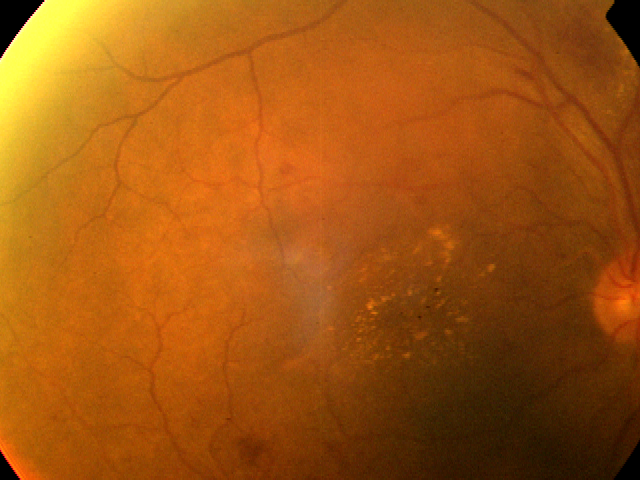
%> input picture data/aptos2019/test_images/0005cfc8afb6.png, 640 x 480 px
$ octave --eval "result = detect_neovascularization('../../data/aptos2019/test_images/0005cfc8afb6.png');"   (GNU Octave 9; MATLAB toolbox functions it lacks are replaced by stand-ins)
%> lines starting %> are read from the running program, lines starting %| are printed output that depends on the picture; in (x1, y1, x2, y2) boxes, pixels count from 0 and x2, y2 are one past the last pixel; in counts of white or black regions, pixels touching at a corner belong together; the program's own positions count from 1
### src/structures/detect_optic_disc.m
function [center, radius, odMask, confidence] = detect_optic_disc(rawRGB)
% DETECT_OPTIC_DISC Localizes the optic disc in a color fundus photograph.
%
% Combines high-luminance clustering, vessel convergence, and Circular
% Hough Transform (imfindcircles) to locate the optic disc center and boundary.
%
% Syntax:
%   [center, radius, odMask, confidence] = detect_optic_disc(rawRGB)
%
% Outputs:
%   center:     [X, Y] pixel coordinates of optic disc center
%   radius:     Estimated optic disc radius in pixels
%   odMask:     Binary mask of optic disc region
%   confidence: Confidence score [0, 1]

if ischar(rawRGB) || isstring(rawRGB)
    rawRGB = imread(rawRGB);
end

[imgH, imgW, ~] = size(rawRGB);
redChannel   = double(rawRGB(:, :, 1));
greenChannel = double(rawRGB(:, :, 2));

% 1. Retinal tissue mask to exclude dark periphery
gray = rgb2gray(rawRGB);
retinaMask = imbinarize(gray, 'adaptive', 'Sensitivity', 0.1) | (gray > 15);
retinaMask = imopen(retinaMask, strel('disk', 5));
retinaMask = imfill(retinaMask, 'holes');

% 2. Expected radius range based on resolution (approx 4% to 9% of image height)
expectedRMin = max(round(min(imgH, imgW) * 0.035), 10);
expectedRMax = max(round(min(imgH, imgW) * 0.090), 25);

% Downsample for fast robust circle search if large image (> 1000px)
scaleFactor = 1.0;
if max(imgH, imgW) > 1024
    scaleFactor = 1024 / max(imgH, imgW);
    imgSmall = imresize(rawRGB, scaleFactor);
    rMinSmall = max(round(expectedRMin * scaleFactor), 5);
    rMaxSmall = max(round(expectedRMax * scaleFactor), 15);
else
    imgSmall = rawRGB;
    rMinSmall = expectedRMin;
    rMaxSmall = expectedRMax;
end

graySmall = rgb2gray(imgSmall);
redSmall  = imgSmall(:, :, 1);

% Search with imfindcircles
[centersSmall, radiiSmall, metric] = imfindcircles(redSmall, [rMinSmall, rMaxSmall], ...
    'ObjectPolarity', 'bright', ...
    'Sensitivity', 0.92, ...
    'Method', 'TwoStage');

if ~isempty(centersSmall)
    % Select highest metric circle
    bestCenterSmall = centersSmall(1, :);
    bestRadiusSmall = radiiSmall(1);
    confidence      = min(metric(1) * 1.5, 1.0);

    % Scale back to original resolution
    center = bestCenterSmall / scaleFactor;
    radius = bestRadiusSmall / scaleFactor;
else
    % Fallback: Morphological bright region centroid inside retinal mask
    % Optic disc has high red and green values
    combined = (redChannel * 0.6 + greenChannel * 0.4) .* double(retinaMask);
    smoothMap = imgaussfilt(combined, expectedRMin / 2);

    % Find peak intensity location
    [~, maxIdx] = max(smoothMap(:));
    [maxY, maxX] = ind2sub(size(smoothMap), maxIdx);

    center = [maxX, maxY];
    radius = (expectedRMin + expectedRMax) / 2;
    confidence = 0.50;
end

% 3. Create circular binary mask
[Xgrid, Ygrid] = meshgrid(1:imgW, 1:imgH);
distMap = sqrt((Xgrid - center(1)).^2 + (Ygrid - center(2)).^2);
odMask = distMap <= radius;

end

### src/lesions/detect_neovascularization.m
function [nvReport, nvMask] = detect_neovascularization(rawRGB, vesselMask, odCenter, odRadius, retinaMask)
% DETECT_NEOVASCULARIZATION Detects candidate neovascularization networks with explicit uncertainty.
%
% Neovascularization represents fragile, abnormal, highly tortuous new vessel fronds:
% - Neovascularization of the Disc (NVD): within 1 optic disc diameter of the disc boundary.
% - Neovascularization Elsewhere (NVE): outside 1 disc diameter.
%
% Syntax:
%   [nvReport, nvMask] = detect_neovascularization(rawRGB)
%   [nvReport, nvMask] = detect_neovascularization(rawRGB, vesselMask, odCenter, odRadius, retinaMask)
%
% Outputs:
%   nvReport: Struct containing:
%       - hasNVCandidate:  logical flag (true if abnormal vessel frond detected)
%       - nvdCandidate:    logical flag (NVD detected near disc)
%       - nveCandidate:    logical flag (NVE detected in periphery)
%       - uncertaintyLevel: 'Low', 'Moderate', or 'High'
%       - confidenceScore: [0, 1] numerical confidence
%       - explanation:     Detailed text explanation of anatomical/morphological indicators
%       - candidateFindings: Table of detected candidate vessel clusters
%   nvMask:   Binary mask of candidate neovascularization clusters
%
% Note: Labeled strictly as "Candidate Findings", NOT a clinical diagnosis.

if ischar(rawRGB) || isstring(rawRGB)
    rawRGB = imread(rawRGB);
%> rawRGB is the input picture: size 480x640x3 uint8; mean R, G, B 161.1, 85.1, 16.1
end

[imgH, imgW, ~] = size(rawRGB);
%> imgH = 480; imgW = 640

% Retinal field of view mask
if nargin < 5 || isempty(retinaMask)
    gray = rgb2gray(rawRGB);
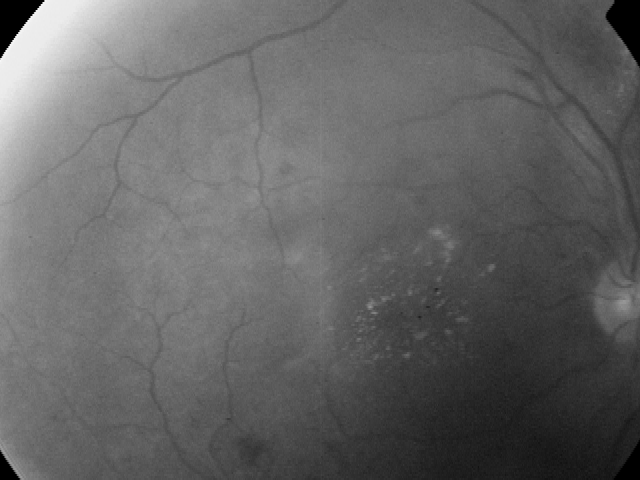
%> gray: size 480x640 uint8; min 0, max 249, mean 100
    retinaMask = gray > 15;
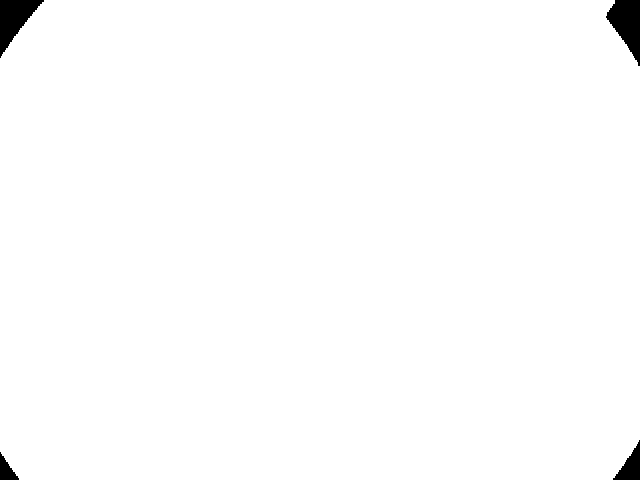
%> retinaMask: size 480x640 logical; 98.9% white; 4 black regions, box (x1, y1, x2, y2) and area: (606, 0, 640, 66) 1308, (0, 0, 44, 58) 1226, (613, 440, 640, 480) 530, (0, 452, 19, 480) 276
    retinaMask = imopen(retinaMask, strel('disk', 5));
%> retinaMask: size 480x640 logical; 98.9% white; 4 black regions, box (x1, y1, x2, y2) and area: (606, 0, 640, 66) 1320, (0, 0, 44, 58) 1241, (613, 440, 640, 480) 537, (0, 452, 19, 480) 281
    retinaMask = imfill(retinaMask, 'holes');
end

% Optic disc localization
if nargin < 4 || isempty(odCenter) || isempty(odRadius)
    [odCenter, odRadius] = detect_optic_disc(rawRGB);
%> in detect_optic_disc, `redChannel   = double(rawRGB(:, :, 1));`:
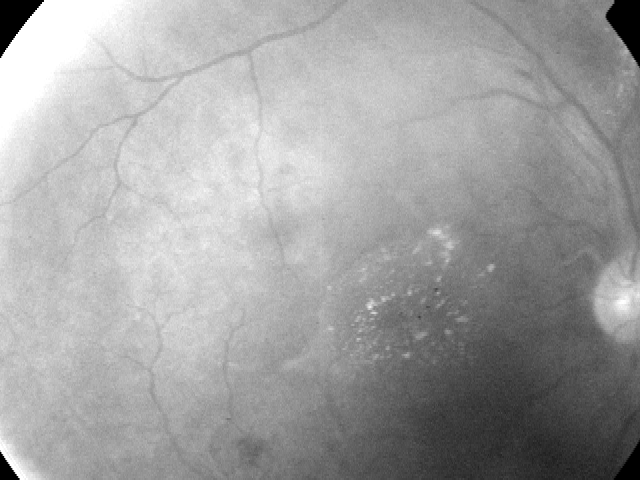
%> redChannel: size 480x640 double; min 0, max 255, mean 161.1
%> in detect_optic_disc, `greenChannel = double(rawRGB(:, :, 2));`:
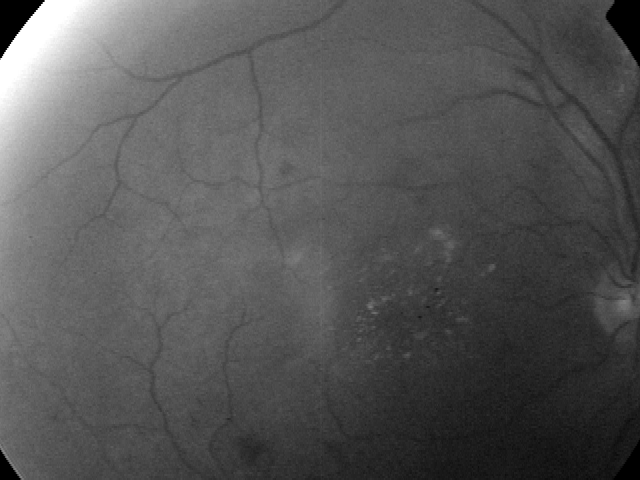
%> greenChannel: size 480x640 double; min 0, max 255, mean 85.1
%> the run ends on the next line
end

% Vessel mask
if nargin < 2 || isempty(vesselMask)
    vesselMask = segment_vessels(rawRGB, retinaMask);
end

% Skeletonize vessels to analyze branching and tortuosity
vesselSkel = bwskel(vesselMask);

% Branch points in vessel skeleton
branchPoints = bwmorph(vesselSkel, 'branchpoints');

% 1. Optical Disc Proximity Mask (for NVD vs NVE)
% 1 Disc Diameter (ODD) = 2 * odRadius
odd = 2 * odRadius;
[Xgrid, Ygrid] = meshgrid(1:imgW, 1:imgH);
distFromODCenter = hypot(Xgrid - odCenter(1), Ygrid - odCenter(2));
odMarginDist = distFromODCenter - odRadius;

% NVD zone: within 1 ODD from optic disc boundary
nvdZone = (odMarginDist <= odd) & (odMarginDist >= 0);

% 2. Local Branching Density Map
% Convolve branch points with Gaussian filter
densityKernel = fspecial('gaussian', round(odd), round(odd / 4));
branchDensity = imfilter(double(branchPoints), densityKernel, 'replicate');
branchDensity(~retinaMask) = 0;

% 3. Fine Looping Vessel Cluster Detection
% Thin vessel fragments outside the main vascular trunk with high curvature
endpoints = bwmorph(vesselSkel, 'endpoints');
vesselSegments = vesselSkel & ~branchPoints;

% Connected components of vessel segments
segCC = bwconncomp(vesselSegments);
segProps = regionprops(segCC, 'Area', 'Eccentricity', 'MajorAxisLength', 'PixelIdxList', 'Centroid');

candidatePixels = false(imgH, imgW);
clusterX = [];
clusterY = [];
clusterType = {};
clusterTort = [];
clusterScore = [];

for i = 1:segCC.NumObjects
    a = segProps(i).Area;
    ecc = segProps(i).Eccentricity;
    majorLen = segProps(i).MajorAxisLength;

    % Neovascular fronds typically consist of clustered short segments (< 0.5 ODD)
    % with high tortuosity (lower majorAxis/area ratio compared to straight trunks)
    if a >= 10 && a <= (0.8 * odd) && majorLen > 0
        tortRatio = a / majorLen; % Higher ratio indicates coiled/tortuous morphology
        if tortRatio > 1.35 && ecc < 0.96
            c = segProps(i).Centroid;
            distToOD = hypot(c(1) - odCenter(1), c(2) - odCenter(2)) - odRadius;

            % Check local branch density around segment
            localDensity = branchDensity(round(c(2)), round(c(1)));

            if localDensity > 0.005 || tortRatio > 1.8
                candidatePixels(segProps(i).PixelIdxList) = true;
                clusterX = [clusterX; c(1)]; %#ok<AGROW>
                clusterY = [clusterY; c(2)]; %#ok<AGROW>
                clusterTort = [clusterTort; tortRatio]; %#ok<AGROW>

                if distToOD <= odd
                    clusterType = [clusterType; {'NVD Candidate'}]; %#ok<AGROW>
                else
                    clusterType = [clusterType; {'NVE Candidate'}]; %#ok<AGROW>
                end

                score = min(0.40 + 0.30 * tortRatio + 20 * localDensity, 0.95);
                clusterScore = [clusterScore; score]; %#ok<AGROW>
            end
        end
    end
end

% Aggregate clusters into final mask
nvMask = imdilate(candidatePixels, strel('disk', 2)) & retinaMask;

hasNVCandidate = ~isempty(clusterX);
nvdCandidate = any(strcmp(clusterType, 'NVD Candidate'));
nveCandidate = any(strcmp(clusterType, 'NVE Candidate'));

% Determine uncertainty level based on evidence strength
if ~hasNVCandidate
    uncertaintyLevel = 'Low';
    confidenceScore = 0.90; % Confident in absence
    explanation = 'No suspicious abnormal tortuous vessel fronds or branching clusters detected.';
    findingsTable = cell2table(cell(0, 5), ...
        'VariableNames', {'X', 'Y', 'Type', 'TortuosityIndex', 'Confidence'});
else
    findingsTable = table(clusterX, clusterY, clusterType, clusterTort, clusterScore, ...
        'VariableNames', {'X', 'Y', 'Type', 'TortuosityIndex', 'Confidence'});

    maxConf = max(clusterScore);
    numClusters = numel(clusterX);

    if numClusters >= 3 && maxConf >= 0.75
        uncertaintyLevel = 'Moderate';
        confidenceScore = maxConf;
        explanation = sprintf('Multiple (%d) candidate neovascular loops identified with high tortuosity. Clinician confirmation required to differentiate from collaterals.', numClusters);
    else
        % Few or subtle fronds have intrinsically high clinical uncertainty on fundus photography
        uncertaintyLevel = 'High';
        confidenceScore = maxConf;
        explanation = sprintf('Subtle candidate vessel irregularity detected (%d cluster). High clinical uncertainty; requires clinical evaluation (OCT-A / Fluorescein Angiography recommended).', numClusters);
    end
end

nvReport = struct();
nvReport.hasNVCandidate = hasNVCandidate;
nvReport.nvdCandidate = nvdCandidate;
nvReport.nveCandidate = nveCandidate;
nvReport.uncertaintyLevel = uncertaintyLevel;
nvReport.confidenceScore = confidenceScore;
nvReport.explanation = explanation;
nvReport.candidateFindings = findingsTable;

end

$ run again, on data/aptos2019/test_images/003f0afdcd15.png
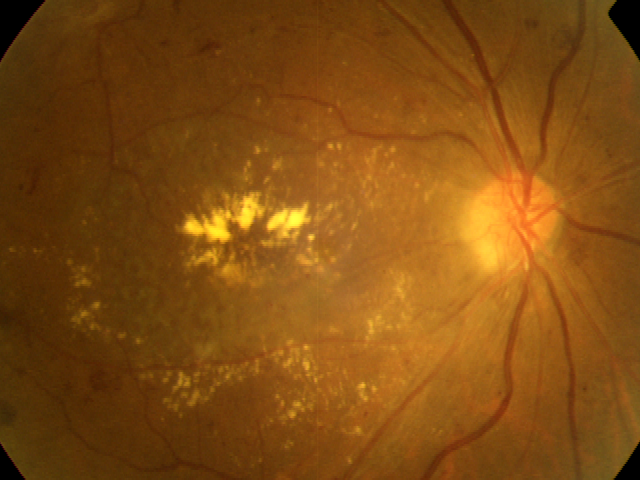
%> input picture data/aptos2019/test_images/003f0afdcd15.png, 640 x 480 px
%> in detect_neovascularization, rawRGB is the input picture: size 480x640x3 uint8; mean R, G, B 129.2, 76.7, 17.9
%> in detect_neovascularization, `gray = rgb2gray(rawRGB);`:
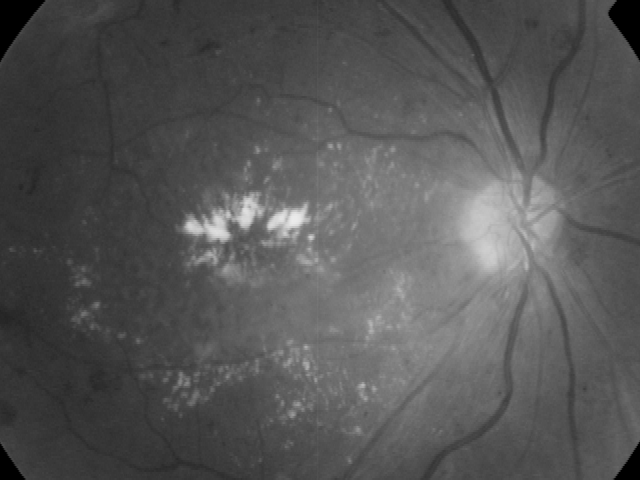
%> gray: size 480x640 uint8; min 0, max 235, mean 85.7
%> in detect_optic_disc, `redChannel   = double(rawRGB(:, :, 1));`:
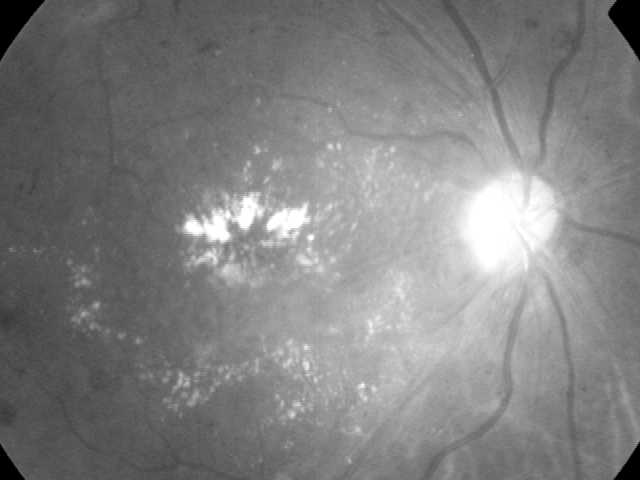
%> redChannel: size 480x640 double; min 0, max 255, mean 129.2

$ run again, on data/aptos2019/test_images/006efc72b638.png
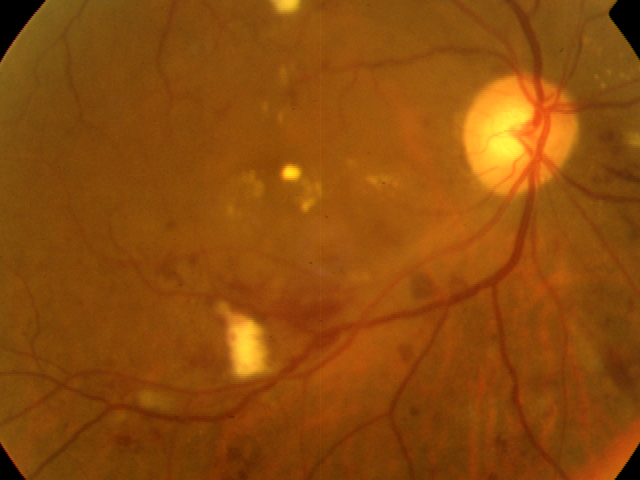
%> input picture data/aptos2019/test_images/006efc72b638.png, 640 x 480 px
%> in detect_neovascularization, rawRGB is the input picture: size 480x640x3 uint8; mean R, G, B 141.5, 75.3, 11.4
%> in detect_optic_disc, `redChannel   = double(rawRGB(:, :, 1));`:
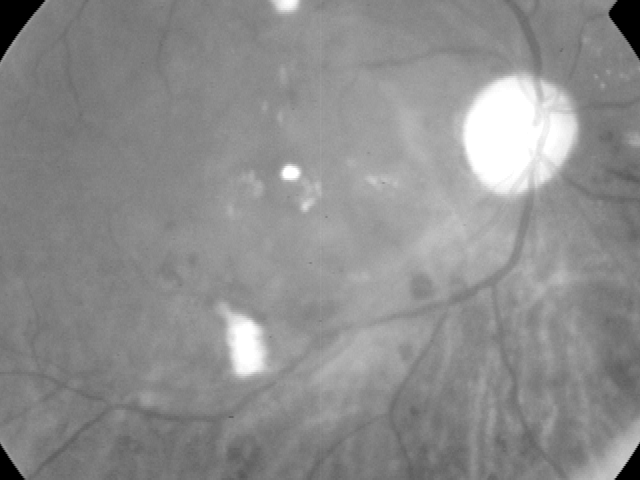
%> redChannel: size 480x640 double; min 0, max 255, mean 141.5
%> in detect_optic_disc, `greenChannel = double(rawRGB(:, :, 2));`:
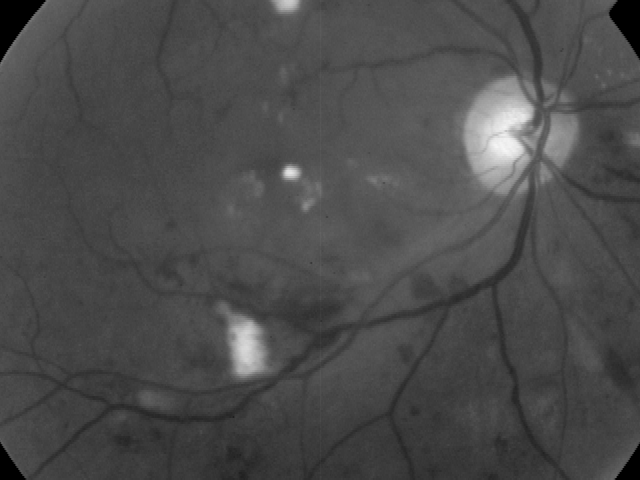
%> greenChannel: size 480x640 double; min 0, max 245, mean 75.3

$ run again, on data/aptos2019/test_images/00836aaacf06.png
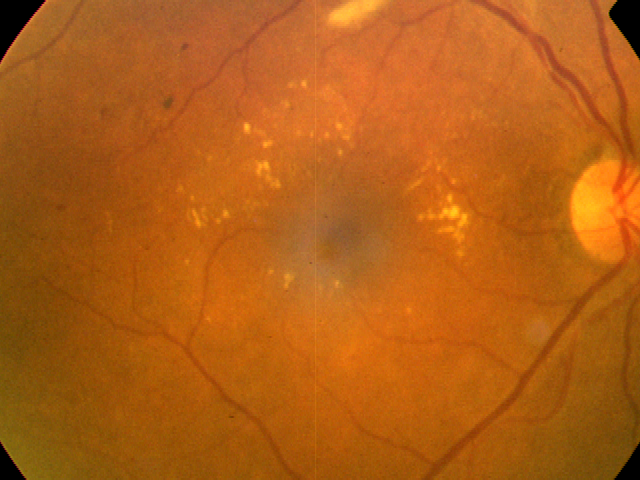
%> input picture data/aptos2019/test_images/00836aaacf06.png, 640 x 480 px
%> in detect_neovascularization, rawRGB is the input picture: size 480x640x3 uint8; mean R, G, B 177.6, 94.3, 21.8
%> in detect_optic_disc, `redChannel   = double(rawRGB(:, :, 1));`:
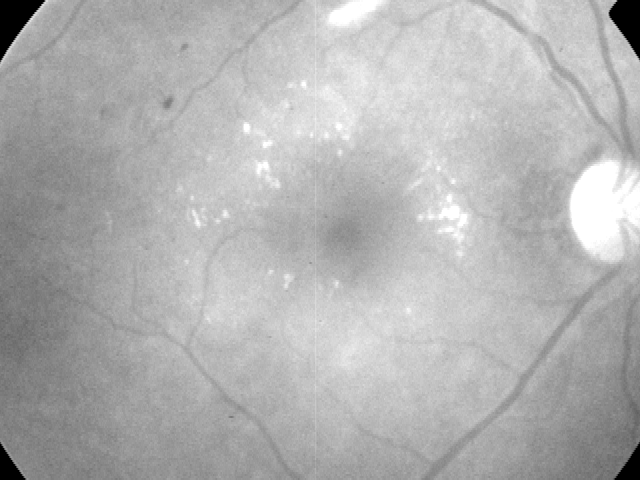
%> redChannel: size 480x640 double; min 0, max 255, mean 177.6
%> in detect_optic_disc, `greenChannel = double(rawRGB(:, :, 2));`:
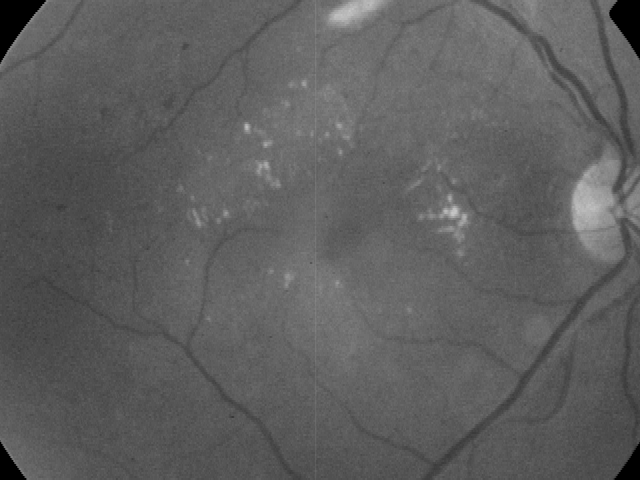
%> greenChannel: size 480x640 double; min 0, max 198, mean 94.3
